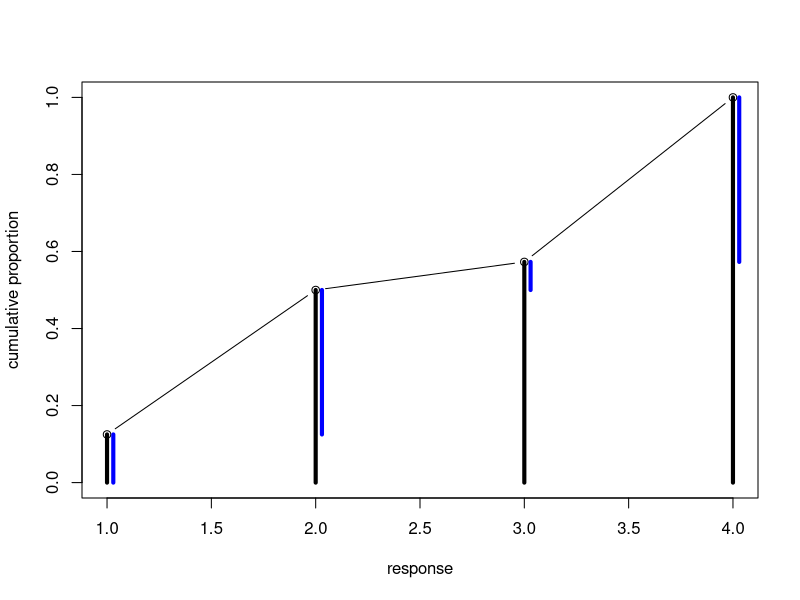

Reproduce this figure in R.
## ---- chunk 1
ratings <- c(12, 36, 7, 41)
ratings.proportions <- ratings / sum(ratings)
ratings.proportions.cdf <- cumsum(ratings.proportions)
log.cumulative.odds <- log(ratings.proportions.cdf / (1 - ratings.proportions.cdf))
print(log.cumulative.odds)
## ---- chunk 2
## R code 12.14
# plot
plot( 1:4 , ratings.proportions.cdf , type="b" , xlab="response" ,
ylab="cumulative proportion" , ylim=c(0,1) )
prev <- 0
prev2 <- 0
for(i in 1:4){
  lines(c(i,i),c(0,ratings.proportions.cdf[i]), lwd=4)
  lines(c(i+0.03,i+0.03), c(prev, ratings.proportions.cdf[i]), lwd=4, col='blue')
  #if(i>1){
  #  lines(c(i-1+0.03, i+0.03), c(prev2,  prev))
  #}
  prev2 <- prev
  prev <- ratings.proportions.cdf[i]
}
